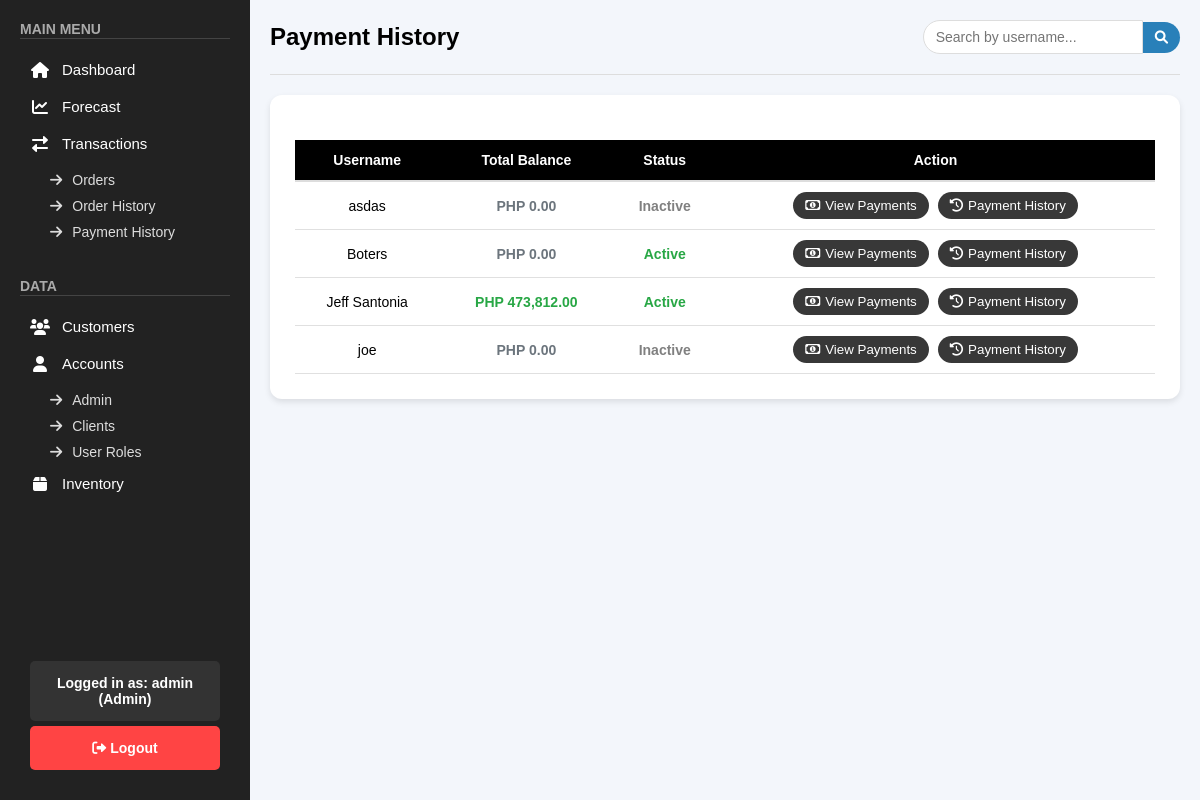
/public/pages/payment_history.php (signed in), run on the app's committed database.
### tables this page shows
CREATE TABLE `clients_accounts` (
  `id` int(11) NOT NULL,
  `username` varchar(255) NOT NULL,
  `password` varchar(255) NOT NULL,
  `email` varchar(255) NOT NULL,
  `phone` varchar(50) DEFAULT NULL,
  `region` varchar(100) DEFAULT NULL,
  `city` varchar(100) DEFAULT NULL,
  `company` varchar(255) DEFAULT NULL,
  `company_address` varchar(255) DEFAULT NULL,
  `business_proof` text DEFAULT NULL,
  `status` varchar(50) DEFAULT 'Active',
  `balance` decimal(10,2) DEFAULT 0.00,
  `created_at` timestamp NOT NULL DEFAULT current_timestamp()
);

### public/pages/payment_history.php (the view, shortened to what this page needs)
<?php
include "../../backend/check_role.php";
$sql = "SELECT username, status, balance FROM clients_accounts WHERE status IN ('Active', 'Inactive') ORDER BY username";
$result = $conn->query($sql);
$users = [];
if ($result && $result->num_rows > 0) {
    while ($row = $result->fetch_assoc()) {
        $users[] = $row;
    }
}
?>
<!DOCTYPE html>
<html lang="en">
<head>
    <link rel="stylesheet" href="/css/orders.css">
    <link rel="stylesheet" href="/css/sidebar.css">
    <link rel="stylesheet" href="/css/payment_history.css">
    <link rel="stylesheet" href="https://cdnjs.cloudflare.com/ajax/libs/font-awesome/6.0.0/css/all.min.css">
</head>
<body>
    <?php include '../sidebar.php'; ?>
    <div class="main-content">
        <div class="orders-header">
            <h1>Payment History</h1>
            <div class="search-container">
                <input type="text" id="searchInput" placeholder="Search by username...">
                <button class="search-btn"><i class="fas fa-search"></i></button>
            </div>
        </div>
        <div class="orders-table-container">
            <table class="orders-table">
                <thead>
                    <tr>
                        <th>Username</th>
                        <th>Total Balance</th>
                        <th>Status</th>
                        <th>Action</th>
                    </tr>
                </thead>
                <tbody>
                    <?php foreach ($users as $user): ?>
                        <tr>
                            <td><?= htmlspecialchars($user['username']) ?></td>
                            <td>
                                <?php
                                    $balanceClass = 'total-balance-zero';
                                    if ($user['balance'] > 0) {
                                        $balanceClass = 'total-balance-positive';
                                    } elseif ($user['balance'] < 0) {
                                        $balanceClass = 'total-balance-negative';
                                    }
                                ?>
                                <span class="<?= $balanceClass ?>">
                                    PHP <?= number_format($user['balance'], 2) ?>
                                </span>
                            </td>
                            <td>
                                <span class="status-<?= strtolower($user['status']) ?>">
                                    <?= htmlspecialchars($user['status']) ?>
                                </span>
                            </td>
                            <td>
                                <div class="action-buttons">
                                    <button class="view-button" onclick="viewPaymentHistory('<?= htmlspecialchars($user['username']) ?>', <?= $user['balance'] ?>)">
                                        <i class="far fa-money-bill-alt"></i>View Payments
                                    </button>
                                    <button class="view-button" onclick="viewPaymentHistoryOnly('<?= htmlspecialchars($user['username']) ?>')">
                                        <i class="fas fa-history"></i>Payment History
                                    </button>
                                </div>
                            </td>
                        </tr>
                    <?php endforeach; ?>
                </tbody>
            </table>
        </div>
    </div>
</body>
</html>

### css/orders.css (style rules this page uses)
body { font-family: Arial, sans-serif; background-color: #f3f6fb; margin: 0; box-sizing: border-box; }
.orders-header { display: flex; justify-content: space-between; align-items: center; margin-bottom: 20px; padding-bottom: 20px; border-bottom: 1px solid #ddd; }
.orders-header h1 { font-size: 24px; font-weight: bold; display: flex; align-items: center; gap: 12px; }
.orders-table-container { background-color: #ffffff; padding: 25px; border-radius: 12px; box-shadow: 0px 3px 6px rgba(0, 0, 0, 0.1); }
.orders-table { width: 100%; border-collapse: collapse; font-size: 14px; }
.orders-table th { background-color: black; color: white; font-weight: bold; padding: 12px; text-align: center; border-bottom: 2px solid #ddd; }
.orders-table td { padding: 10px; text-align: center; border-bottom: 1px solid #e0e0e0; }
.action-buttons { display: flex; justify-content: center; gap: 10px; }
.status-active { color: #DAA520; font-weight: 600; }

### css/sidebar.css (style rules this page uses)
* { margin: 0; padding: 0; box-sizing: border-box; font-family: Arial, sans-serif; text-decoration: none; }
.main-content { margin-left: 250px; padding: 20px; }

### css/payment_history.css (style rules this page uses)
.view-button { padding: 6px 12px; background-color: rgb(56, 56, 56); color: white; border: none; border-radius: 4px; cursor: pointer; transition: background-color 0.3s; }
.orders-table { margin-top: 20px; }

### public/pages/payment_history.php (style rules this page uses)
.status-active { color: #28a745; font-weight: 600; }
.status-inactive { color: gray; font-weight: 600; }
.far.fa-money-bill-alt { margin-right: 5px; }
.view-button, .status-toggle { border-radius: 80px; margin: 0 2px; min-width: 85px; }
.total-balance-positive { color: #28a745; font-weight: 600; }
.total-balance-zero { color: #6c757d; font-weight: 600; }
.search-container { display: flex; align-items: center; }
.search-container input { padding: 8px 12px; border-radius: 20px 0 0 20px; border: 1px solid #ddd; font-size: 14px; width: 220px; }
.search-container .search-btn { background-color: #2980b9; color: white; border: none; border-radius: 0 20px 20px 0; padding: 8px 12px; cursor: pointer; }
.action-buttons { display: flex; gap: 5px; }
.fas.fa-history { margin-right: 5px; }

### data on the page
clients_accounts: username "asdas", balance "0.00", status "Inactive"
clients_accounts: username "Boters", balance "0.00", status "Active"
clients_accounts: username "Jeff Santonia", balance "473,812.00", status "Active"
clients_accounts: username "joe", balance "0.00", status "Inactive"

### other printed values
$_SESSION['username'] "admin"
$role "Admin"
